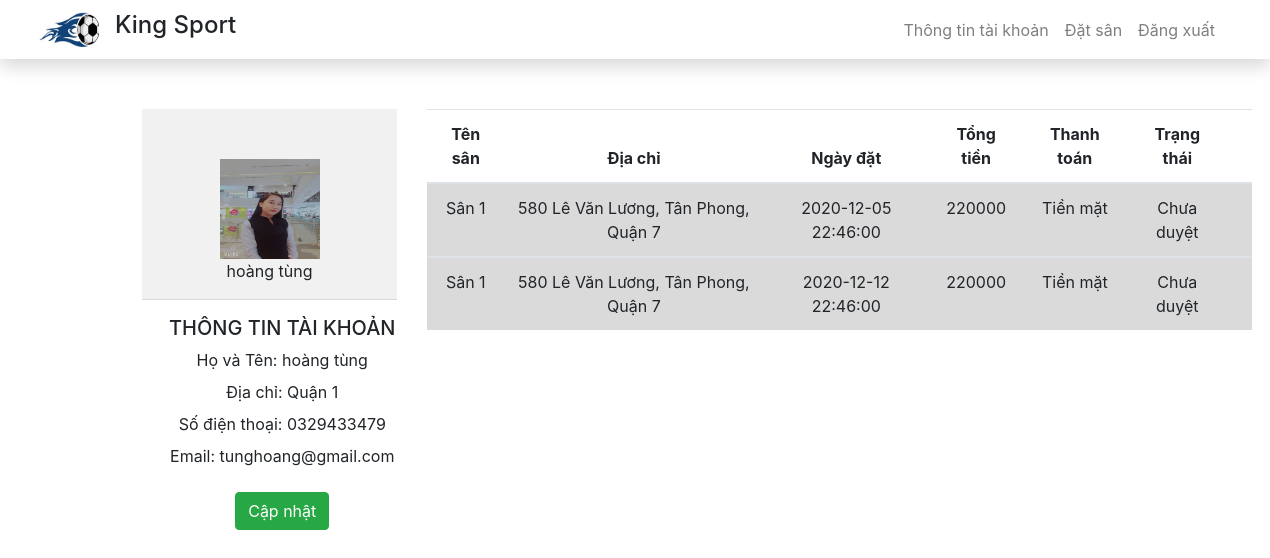
/Info.php (signed in), run on the app's committed database.
### tables this page shows
CREATE TABLE `user` (
  `IdUser` int(10) NOT NULL,
  `UserName` char(100) NOT NULL,
  `FirstName` varchar(100) NOT NULL,
  `LastName` varchar(100) NOT NULL,
  `Email` char(100) NOT NULL,
  `Sdt` char(12) NOT NULL,
  `Address` varchar(100) NOT NULL,
  `Pass` char(100) NOT NULL,
  `Role` char(100) NOT NULL,
  `Avt` char(255) NOT NULL
);

CREATE TABLE `san` (
  `MaSan` int(10) NOT NULL,
  `TenSan` varchar(255) NOT NULL,
  `ChiNhanh` varchar(255) NOT NULL,
  `GiaThue` int(100) NOT NULL,
  `DiaChi` varchar(255) NOT NULL,
  `MoTa` varchar(255) NOT NULL,
  `AnhSan` char(255) NOT NULL
);

CREATE TABLE `datsan` (
  `idHoaDon` int(10) NOT NULL,
  `IdUser` int(10) NOT NULL,
  `HoTen` varchar(255) NOT NULL,
  `Sdt` char(12) NOT NULL,
  `NgayDat` datetime NOT NULL,
  `MaSan` int(10) NOT NULL,
  `TongTien` int(100) NOT NULL,
  `ThanhToan` varchar(255) NOT NULL,
  `TrangThai` varchar(20) NOT NULL
);

### Info.php (the view, shortened to what this page needs)
<?php
$IdUser = $_SESSION['id'];
$name = $_SESSION['name'];
?>
<!DOCTYPE html>
<html lang="en">
<head>
    <link rel="stylesheet" href="https://maxcdn.bootstrapcdn.com/bootstrap/4.5.2/css/bootstrap.min.css">
</head>
<body>
    <?php
    $conn = open_database();
    $sql1 = "SELECT * FROM user WHERE IdUser=$IdUser";
    $result1 = $conn->query($sql1);
    $row1 = $result1->fetch_assoc();
    ?>
    <nav class="navbar navbar-expand-lg fixed-top shadow navbar-light bg-white" style="position: relative">
        <div class="container-fluid">
            <div class="d-flex align-items-center">
                <a href="trangChu.php" class="navbar-brand py-1 ml-2">
                    <img src="img/logo.jpg" alt="Logo" style="width: 60px; height: 35px;" />
                </a>
                <h4>King Sport</h4>
            </div>
            <div id="navbarCollapse" class="collapse navbar-collapse mr-3">
                <ul class="navbar-nav ml-auto">
                    <li class="nav-item"><a class="nav-link" href="Info.php">Thông tin tài khoản</a></li>
                    <li class="nav-item"><a class="nav-link" href="trangChu.php">Đặt sân</a></li>
                    <li class="nav-item"><a class="nav-link" href="logout.php">Đăng xuất</a></li>
                </ul>
            </div>
        </div>
    </nav>
    <div class="container" style="position: absolute; margin-left: 10%; margin-top: 50px;">
        <div class="row text-center">
            <div class="col-3">
                <div class="" style="background-color: rgb(241, 241, 241); border-right: darkgray;">
                        <img src="<?php echo $row1['Avt'] ?>" alt="Anh dai dien" style="width:100px; height:100px; margin-top: 50px;">
                        <p style="margin:0px 40px;"><?php echo $name ?></p>
                    <hr>
                </div>
                <div class="" style="margin-left: 10%;">
                    <h5>THÔNG TIN TÀI KHOẢN</h5>
                    <div class="form-group">
                        <label for="HoTen">Họ và Tên: <?php echo $row1['FirstName'] . ' ' . $row1['LastName'] ?></label>
                        <br>
                        <label for="address">Địa chỉ: <?php echo $row1['Address'] ?></label>
                        <br>
                        <label for="sdt">Số điện thoại: <?php echo $row1['Sdt'] ?></label>
                        <br>
                        <label for="exampleInputEmail1">Email: <?php echo $row1['Email'] ?></label>
                    </div>
                    <a class="btn btn-success" href="UpdateInfo.php?IdUser=<?php echo $IdUser ?>">Cập nhật</a>
                </div>
            </div>
            <div class="col-9">
                <table class="table">
                    <thead>
                        <tr>
                            <th scope="col">Tên sân</th>
                            <th scope="col">Địa chỉ</th>
                            <th scope="col">Ngày đặt</th>
                            <th scope="col">Tổng tiền</th>
                            <th scope="col">Thanh toán</th>
                            <th scope="col">Trạng thái</th>
                            <th scope="col"></th>
                        </tr>
                    </thead>
                    <?php
                    $conn = open_database();
                    $sql1 = "SELECT * FROM datsan WHERE IdUser = $IdUser";
                    $result1 = $conn->query($sql1);
                    if ($result1->num_rows > 0) {
                        while ($row1 = $result1->fetch_assoc()) {
                            $MaSan = $row1['MaSan'];
                            $sql = "SELECT * FROM san WHERE MaSan = $MaSan";
                            $result = $conn->query($sql);
                            while ($row = $result->fetch_assoc()) {
                                $ngaydat = $row1['NgayDat'];
                    ?>
                                <tbody>
                                    <tr class="table-active">
                                        <td scope="col"><?php echo $row['TenSan'] ?></td>
                                        <td scope="col"><?php echo $row['DiaChi'] ?></td>
                                        <td scope="col"><?php echo $row1['NgayDat'] ?></td>
                                        <td scope="col"><?php echo $row1['TongTien'] ?></td>
                                        <td scope="col"><?php echo $row1['ThanhToan'] ?></td>
                                        <td scope="col"><?php echo $row1['TrangThai'] ?></td>
                                        <?php
                                        $date = date('Y-m-d');
                                        if($ngaydat > $date){
                                            echo '<td scope="col"><a href="datsan.php?IdHoaDon='.$row1['idHoaDon'].'&MaSan='.$MaSan.'">Đổi lịch đặt sân</a>|| <a onclick="
                                            return checkOk()" href="delete_datsan.php?iddeleteDs='.$row1['idHoaDon'].'">Xóa</a></td>';
                                        }else{
                                            echo '<td scope="col"></td>';
                                        }
                                        ?>
                                    </tr>
                                </tbody>
                    <?php
                            }
                        }
                    } else {
                        echo 'Bạn chưa đặt sân.';
                    }
                    ?>
                </table>
            </div>
        </div>
</body>
</html>

### data on the page
user: Avt (picture), FirstName "hoàng", LastName "tùng", Address "Quận 1", Sdt "0329433479", Email "tunghoang@gmail.com"
datsan: NgayDat "2020-12-05 22:46:00", TongTien "220000", ThanhToan "Tiền mặt", TrangThai "Chưa duyệt"
san: TenSan "Sân 1", DiaChi "580 Lê Văn Lương, Tân Phong, Quận 7"
datsan: NgayDat "2020-12-12 22:46:00", TongTien "220000", ThanhToan "Tiền mặt", TrangThai "Chưa duyệt"

### other printed values
$name "hoàng tùng"
